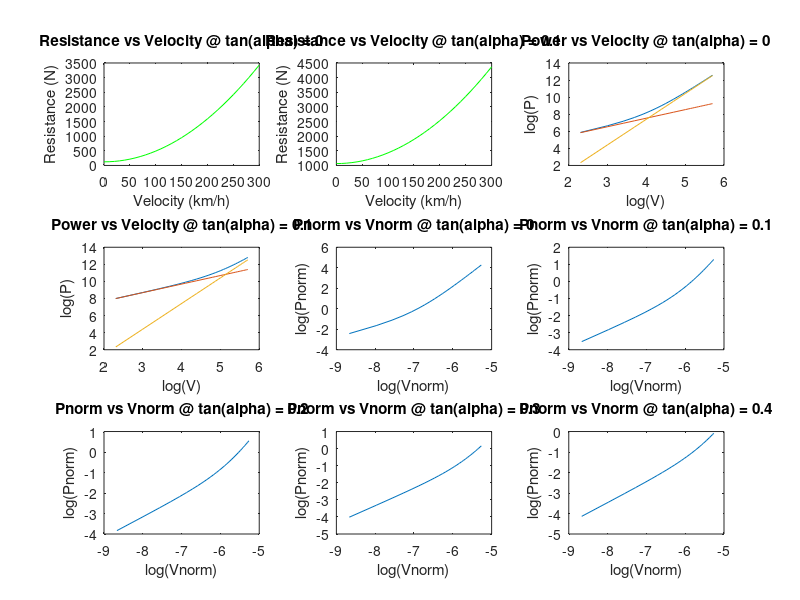
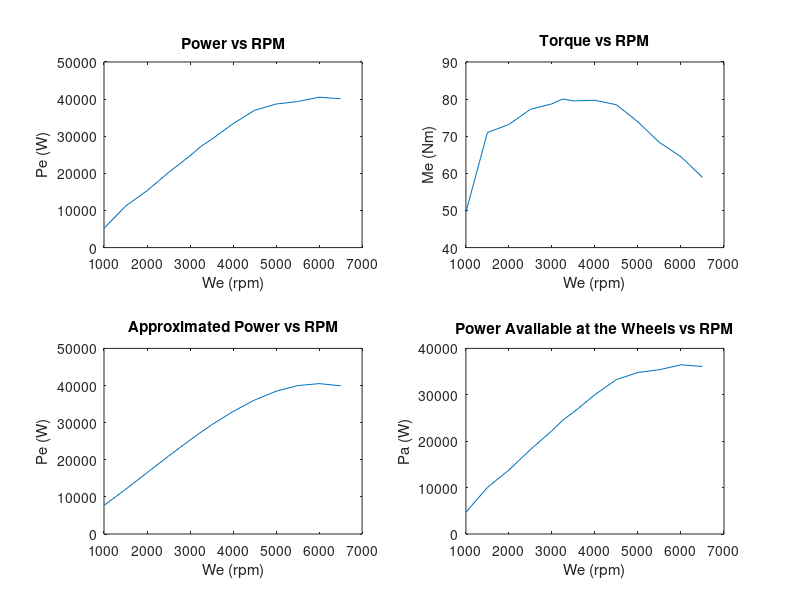

Write MATLAB code to recreate these figures, in order.
clear all
clc

Cx = .35; %[-]
S = 1.82; %[m^2]
m = 970; %[kg]
Vcil = 1040; %[cm^3]
Tf = .281; %[-]
wmin = 850; %[rpm]
efficiencyt = .9; %[-]
l = 2.3; %[m]
a = 1.15; %[m]
hG = .5; %[m]
wheel_indication = '155/65R13';
R0 = 13*25.4/2 + .65*155; %[mm]
N = 5; %[-]
ts = 1; %[s]
Je = .08; %[kg.m^2]
Jw = 1.6; %[kg.m^2]
g = 9.81; % [m/s^2]
ro = 1.3; %[kg/m^2]
alpha = atan(0:0.1:0.4); %[-]
f0 = .013; %[-]
K = 6.51*10^-6; %[s^2/m^2] 

vKm = 0:10:300; %[km/h]

vm = (vKm./3.6); %[m/s]

% Part 1
A = zeros(5, 1);
B = zeros(5, 1);
R = zeros(5, 31);
P = zeros(5, 31);
Pnorm = zeros(5, 31);
Pcar = zeros(5, 1);
Vcar = zeros(5, 1);
Av = zeros(5, 31);
Bv3 = zeros(5, 31);

for i = 1:5
    A(i) = m*g*(f0*cos(alpha(i)*pi) + sin(alpha(i))); %[N]
    B(i) = m*g*K*cos(alpha(i)) + 0.5*ro*S*Cx; %[kg/m]

    Vcar(i) = sqrt(A(1)/B(1)); %[m/s]
    Pcar(i) = 2*A(i)*sqrt(A(i)/B(i)); %[W]
        
    for j = 1:31
        R(i, j) = A(i) + B(i)*(vm(j).^2); %[N]
        Av(i, j) = A(i)*vm(j); %[W]
        Bv3(i, j) = B(i)*vm(j).^3; %[W]
        P(i, j) = (Av(i, j) + Bv3(i, j)); %[W]
        Pnorm(i, j) = P(i, j)/Pcar(i); %[-]
    end

    Vnorm = vm*10^-3/Vcar(i); %[-]
    
end

figure; hold on;

for i = 1:2
    subplot(3, 3, i);
    plot(vKm, R(i, 1:31), 'g');
    xlabel('Velocity (km/h)');
    ylabel('Resistance (N)');
    title(['Resistance vs Velocity @ tan(alpha) = ', num2str(tan(alpha(i)))]);
end

for i = 1:2
    subplot(3, 3, i+2);
    plot(log(vKm), log(P(i, 1:31)), log(vKm), log(Av(i, 1:31)), log(vKm), log(Bv3(i, 1:31)));
    xlabel('log(V)');
    ylabel('log(P)');
    title(['Power vs Velocity @ tan(alpha) = ', num2str(tan(alpha(i)))]);
end

for i = 1:5
    subplot(3, 3, i+4);
    plot(log(Vnorm), log(Pnorm(i, 1:31)));
    xlabel('log(Vnorm)');
    ylabel('log(Pnorm)');
    title(['Pnorm vs Vnorm @ tan(alpha) = ', num2str(tan(alpha(i)))]);
end

% Part 2
werpm = [1000, 1500, 2000, 2500, 3000, 3250, 3500, 4000, 4500, 5000, 5500, 6000, 6500]; %[rpm]
we = (2*pi/60).*werpm; %[rad/s]
mep = [5.985, 8.5785, 8.841, 9.3345, 9.513, 9.6705, 9.6075, 9.6285, 9.4815, 8.9250, 8.2530, 7.791, 7.119]; %[bar]
%Using a four stroke engine
k = 0.5;
Pe = zeros(13, 1);
Me = zeros(13, 1);
for i = 1:13
   Pe(i) =  k*mep(i)*Vcil*we(i)/(2*pi)*10^-1; % [W]
   Me(i) = Pe(i)/(we(i)); % [Nm]
end
figure; hold on;
subplot(2, 2, 1);
plot(werpm, Pe);
xlabel('We (rpm)');
ylabel('Pe (W)');
title('Power vs RPM');
subplot(2, 2, 2);
plot(werpm, Me);
xlabel('We (rpm)');
ylabel('Me (Nm)');
title('Torque vs RPM');

[Pmax, imax] = max(Pe); % [W]
wemax = we(imax); % [rad/s]
Pi = zeros(3, 1);
Peapp = zeros(13, 1);

for i = 1:3
    Pi(i) = Pmax/(wemax^i);
end

Pi(3) = -Pi(3);

for i= 1:13
    for j = 1:3
       Peapp(i) = Peapp(i) + Pi(j)*we(i)^j; % [W]
    end
end

subplot(2, 2, 3);
plot(werpm, Peapp);
xlabel('We (rpm)');
ylabel('Pe (W)');
title('Approximated Power vs RPM');

Pa = zeros(13, 1);
for i = 1:13
   Pa(i) = efficiencyt*Pe(i); % [W]
end
subplot(2, 2, 4);
plot(werpm, Pa);
xlabel('We (rpm)');
ylabel('Pa (W)');
title('Power Available at the Wheels vs RPM');

% Part 3
Pamax = max(Pa);
Astar = power(Pamax/(2*B(1)), 1/3); % not sure
Bstar = sqrt((4*A(1)^3/(27*Pamax*B(1)))); % not sure
Vmax = Astar*(power(Bstar+1, 1/3)-power(Bstar-1, 1/3)); % [m/s]
Re = .98*R0*10^-3; % [m]
alphamax = atan(.33); %[-]
Tgtop = Vmax/(Tf*Re*wemax); %[-]
Tgbottom = Me(1)*efficiencyt/(Tf*Re*m*g*(f0*cos(alphamax)+sin(alphamax))); %[-]
Tgi = zeros(5, 1);
Tgi(1) = Tgbottom;
Tgi(5) = Tgtop;
% for i = 2:4
%    Tgi(i) = Tgi(i-1)*power((Tgtop/Tgbottom), 1/(N-1)); %[-] 
% end
% 
% figure; hold on;
% Vw = zeros(5, 13);
% for i = 1:5
%    for j = 1:13
%        Vw(i, j) = we(j)*Tf*Tgi(i)*Re; % [m/s]
%    end
% end
% 
% for i = 1:5
%    subplot(2, 3, i); 
%    plot(Vw(i, 1:13), Pa(1:13, 1));
% end
